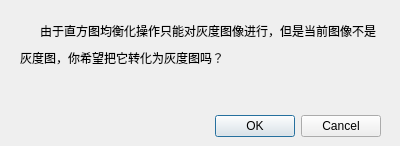
<?xml version="1.0" encoding="UTF-8"?>
<ui version="4.0">
 <class>equal_dialog</class>
 <widget class="QDialog" name="equal_dialog">
  <property name="geometry">
   <rect>
    <x>0</x>
    <y>0</y>
    <width>400</width>
    <height>146</height>
   </rect>
  </property>
  <property name="windowTitle">
   <string>Dialog</string>
  </property>
  <widget class="QDialogButtonBox" name="buttonBox">
   <property name="geometry">
    <rect>
     <x>40</x>
     <y>110</y>
     <width>341</width>
     <height>32</height>
    </rect>
   </property>
   <property name="orientation">
    <enum>Qt::Horizontal</enum>
   </property>
   <property name="standardButtons">
    <set>QDialogButtonBox::Cancel|QDialogButtonBox::Ok</set>
   </property>
  </widget>
  <widget class="QLabel" name="label">
   <property name="geometry">
    <rect>
     <x>40</x>
     <y>20</y>
     <width>351</width>
     <height>21</height>
    </rect>
   </property>
   <property name="text">
    <string>由于直方图均衡化操作只能对灰度图像进行，但是当前图像不是</string>
   </property>
  </widget>
  <widget class="QLabel" name="label_2">
   <property name="geometry">
    <rect>
     <x>20</x>
     <y>50</y>
     <width>251</width>
     <height>16</height>
    </rect>
   </property>
   <property name="text">
    <string>灰度图，你希望把它转化为灰度图吗？</string>
   </property>
  </widget>
 </widget>
 <resources/>
 <connections>
  <connection>
   <sender>buttonBox</sender>
   <signal>accepted()</signal>
   <receiver>equal_dialog</receiver>
   <slot>accept()</slot>
   <hints>
    <hint type="sourcelabel">
     <x>248</x>
     <y>254</y>
    </hint>
    <hint type="destinationlabel">
     <x>157</x>
     <y>274</y>
    </hint>
   </hints>
  </connection>
  <connection>
   <sender>buttonBox</sender>
   <signal>rejected()</signal>
   <receiver>equal_dialog</receiver>
   <slot>reject()</slot>
   <hints>
    <hint type="sourcelabel">
     <x>316</x>
     <y>260</y>
    </hint>
    <hint type="destinationlabel">
     <x>286</x>
     <y>274</y>
    </hint>
   </hints>
  </connection>
 </connections>
</ui>
